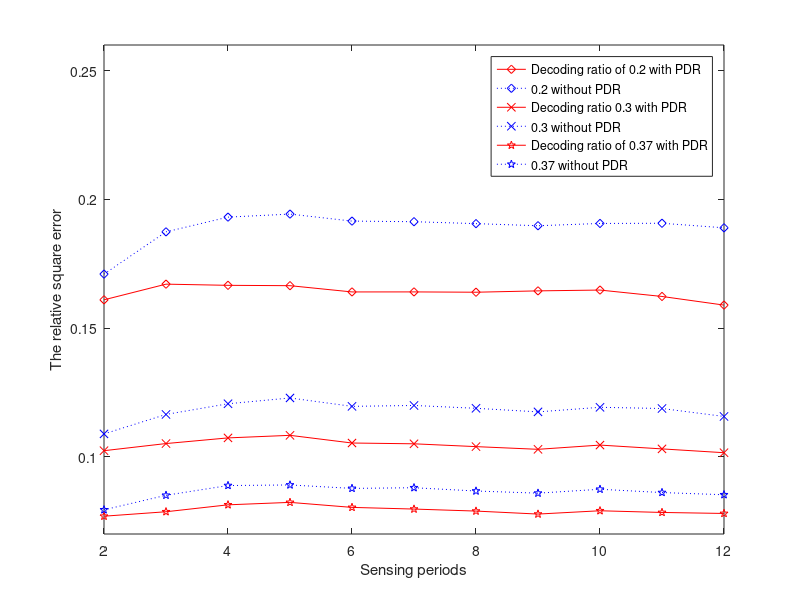

This chart was generated by the following MATLAB code:
x=[2 3 4 5 6 7 8 9 10 11 12];

y1=[0.160990233	0.167081501	0.166621329	0.166485597	0.164053566	0.164065393	0.16394273	0.164468966	0.164784126	0.162295677	0.15894091];
y2=[0.170979022	0.18739722	0.193122666	0.194303955	0.191579183	0.191342907	0.190593742	0.189772568	0.190663131	0.190735017	0.188972765];

y3=[0.10236976	0.105142581	0.107340872	0.108337158	0.105354258	0.105046335	0.103951022	0.10290435	0.104550639	0.103069824	0.101585593];
y4=[0.108891874	0.11645846	0.120605429	0.122857676	0.119599342	0.119940845	0.118843331	0.117451962	0.119228047	0.11876059	0.115675143];

y5=[0.076916573	0.078646847	0.081337202	0.082287948	0.080339911	0.079690719	0.078908355	0.077746954	0.079030222	0.078373183	0.077985008];
y6=[0.079402106	0.085046218	0.088826676	0.089059178	0.087722323	0.087975723	0.086706301	0.085872086	0.08738346	0.086104219	0.085250439];

plot(x,y1,'-dr',x,y2,':db',x,y3,'-xr',x,y4,':xb',x,y5,'-pr',x,y6,':pb');

axis([2 12 0.07 0.26]);
legend('Decoding ratio of 0.2 with PDR','0.2 without PDR','Decoding ratio 0.3 with PDR','0.3 without PDR','Decoding ratio of 0.37 with PDR','0.37 without PDR');
xlabel('Sensing periods');
ylabel('The relative square error');

% plot(x,y1,'-ok',x,y2,'-og',x,y3,'-*b',x,y4,'-*g',x,y5,'-^r',x,y6,'-^b');
% legend('0.2mcs','0.2mcs_block','0.3mcs','0.3mcsblock','0.37mcs','0.37mcs-block');
% title('pm');

